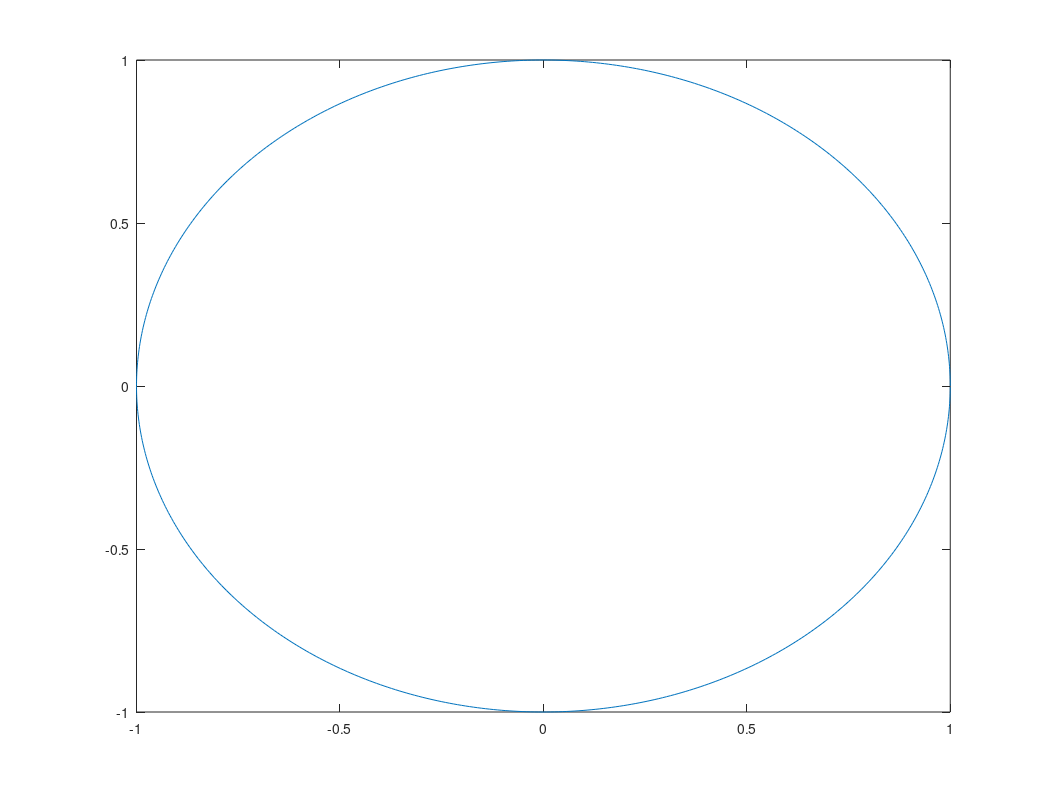

MATLAB code for this plot:
% HW2 7a
T = [0:0.01:10];
S = exp(-1i*2*pi*.1*T);
plot(T,S,'LineWidth',2);
hold on;
plot(T,exp(-1i*2*pi*1.1*T),'LineWidth',2);
%hold off;
grid on;
xlabel('Time');
ylabel('Magnitude');
orient landscape;


% HW2 7b
n = [0:10];
S = exp(-1i*2*pi*.1*n);
stem(n,S,'LineWidth',2);
stem(n,exp(-1i*2*pi*1.1*n),'LineWidth',2);
hold off;
grid on;
orient landscape;


theta = [0:0.01:2*pi];
f = exp(1i*theta);
plot(real(f),imag(f));
